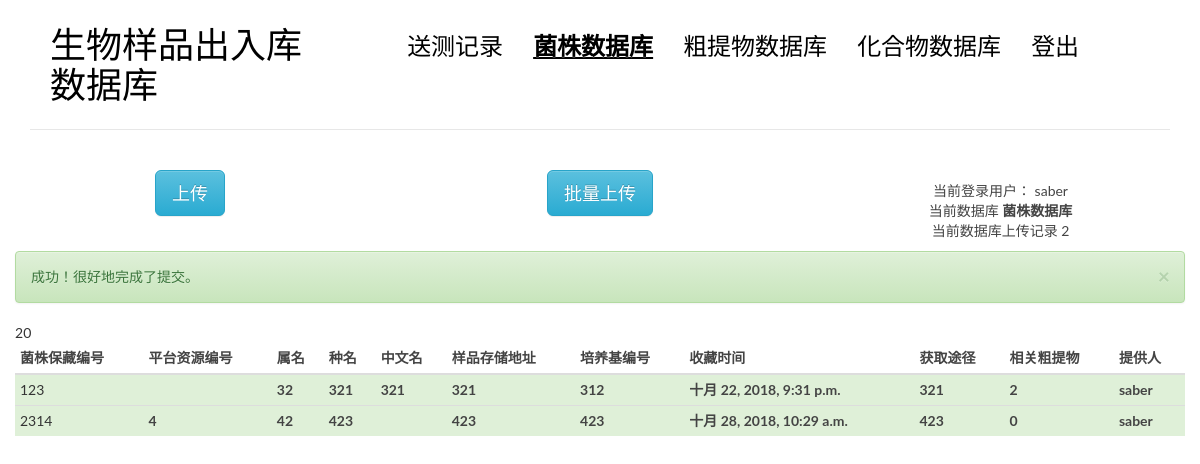
/bactalter/ (signed in), run on the app's committed database.
### blog/models.py (models this page shows, shortened)
@python_2_unicode_compatible
class bact(models.Model):  #菌株
    bactnumber = models.CharField(max_length = 50,blank = False) #菌株保藏编号 输入
    sourcenum = models.CharField(max_length = 50, blank = True) #平台资源编号 输入
    genus = models.CharField(max_length = 200,blank = False) #属名 输入
    species = models.CharField(max_length = 200,blank = False) #种名 输入
    chinesename = models.CharField(max_length = 200, blank = True) #中文名 输入
    recadd = models.CharField(max_length = 100,blank = False)#样品存储地址 输入
    orinum = models.CharField(max_length = 100, blank = True) #原始资源编号 输入
    history = models.CharField(max_length = 100, blank = True) #来源历史 输入
    storetime = models.DateTimeField(auto_now_add=True,editable = True) #收藏时间
    media = models.CharField(max_length = 50,blank = False) #培养基编号 输入
    getmet = models.CharField(max_length = 100,blank = False) #获取途径 输入
    upload = models.ForeignKey(User, null = True)#保藏人
    modbact = models.CharField(max_length = 50, blank = True)#模式菌株 输入
    mianuse = models.CharField(max_length = 100, blank = True) #主要用途 输入
    danger = models.CharField(max_length = 100, blank = True) #生物危害程度 输入
    comment = models.CharField(max_length = 500, blank = True) #输入

### blog/bact.py (the view)
# urls.py: url(r'^bactalter/$', views.bactalter, name='bactalter'),
def bactalter(request):
    if request.method == 'GET':
        try:
            id = request.GET.get('id')
            bactnumber = request.GET.get('bactnumber')
            sourcenum = request.GET.get('sourcenum')
            genus = request.GET.get('genus')
            species = request.GET.get('species')
            chinesename = request.GET.get('chinesename')
            recadd =  request.GET.get('recadd')
            orinum = request.GET.get('orinum')
            history = request.GET.get('history')
            storetime = request.GET.get('storetime')
            media = request.GET.get('media')
            getmet = request.GET.get('getmet')
            modbact =request.GET.get('modbact')
            mianuse =request.GET.get('mianuse')
            danger =request.GET.get('danger')
            comment =request.GET.get('comment')
            infos = {
                'bactnumber' : bactnumber,
                'sourcenum' : sourcenum,
                'genus' : genus,
                'species' : species,
                'chinesename' : chinesename,
                'recadd' : recadd,
                'orinum' : orinum,
                'history' : history,
                'storetime' : storetime,
                'media' : media,
                'getmet' : getmet,
                'upload' : request.user,
                'modbact' : modbact,
                'mianuse' : mianuse,
                'danger' : danger,
                'comment' : comment,
            }
            bact.objects.select_for_update().filter(id = id).update(**infos)
            return bactindex(request, msg = 0)
        except:
            return bactindex(request, msg = 1)

### blog/bact.py (called while the page is built)
@login_required
def bactindex(request, msg = -1, err = []):
    lists =bact.objects.annotate(num_crudeex=Count('crudeex'))
    num = len(lists)
    return render(request, 'blog/bact.html', context = {'tests' : lists, 'msg' : msg, 'num': num, 'err' : err} )

### templates/blog/bact.html (shortened to what this page needs)
{% extends 'base.html' %}
{% load blog_tags %}
{%block main %}
<body>
            <div class="row">
                <div class="col-md-4 col-sm-5 col-xs-8">
                    <center>
                        <button class="btn btn-info btn-primary btn-lg" data-toggle="modal" data-target="#bactinput">
                            上传
                        </button>
                    </center>
                </div>
                <div class="col-md-4 col-sm-5 col-xs-8">
                    <center>
                        <button class="btn btn-info btn-primary btn-lg" data-toggle="modal" data-target="#batchinput">
                            批量上传
                        </button>
                    </center>
                </div>
                <div class="col-md-4 col-sm-7 col-xs-4">
                    <nav class="main-nav" role="navigation">
                        <div class="collapse navbar-collapse" id="bs-example-navbar-collapse-1">
                            <ul class="list-unstyled text-center" >
                                <li>当前登录用户： {{request.user}}</li>
                                <li>当前数据库 <strong>菌株数据库</strong></li>
                                <li>当前数据库上传记录 {{num}}</li>
                            </ul>
                        </div>
                    </nav>
                </div>
            </div>
            <div class="col-md-12 col-sm-7 col-xs-4">
                    {% if msg == 0 %}
                    <div class="alert alert-success alert-dismissable">
                        <button type="button" class="close" data-dismiss="alert"
                                aria-hidden="true">
                            &times;
                        </button>
                        成功！很好地完成了提交。
                    </div>
                    {% endif %}
            <table class="table table-hover table-condensed">
                    <thead>
                        <tr>
                            <th>菌株保藏编号</th>
                            <th>平台资源编号</th>
                            <th>属名</th>
                            <th>种名</th>
                            <th>中文名</th>
                            <th>样品存储地址</th>
                            <th>培养基编号</th>
                            <th>收藏时间</th>
                            <th>获取途径</th>
                            <th>相关粗提物</th>
                            <th>提供人</th>
                        </tr>
                    </thead>
                    <tbody>
                            {% for test in tests %}
                            <a>{{test.num_crudeex}}</a>
                            {% if request.user == test.upload %}
                            <tr class="row1 success" id = "useajax" data-toggle="modal" data-target="#alter" data-whatever="{{test.id}}"
                            data-bactnumber = "{{test.bactnumber}}" data-sourcenum = "{{test.sourcenum}}" data-genus = "{{test.genus}}"
                            data-species = "{{test.species}}" data-chinesename = "{{test.chinesename}}" data-recadd = "{{test.recadd}}"
                            data-orinum = "{{test.orinum}}"  data-history = "{{test.history}}"
                            data-media = "{{test.media}}" data-getmet = "{{test.getmet}}"  data-modbact = "{{test.modbact}}"
                            data-mianuse = "{{test.mianuse}}"  data-danger = "{{test.danger}}"   data-comment = "{{test.comment}}"
                            >
                            {% else %}
                            <tr class="row1">
                            {% endif %}
                                    <td class = "field-bactnumber"><a href="{% url 'blog:bact2cru' test.id %}">{{test.bactnumber}}</a> </td>
                                    <th class = "field-sourcenum">{{test.sourcenum}}</th>
                                    <th class = "field-genus">{{test.genus}}</th>
                                    <th class = "field-species">{{test.species}}</th>
                                    <th class = "field-chinesename">{{test.chinesename}}</th>
                                    <th class = "field-recadd">{{test.recadd}}</th>
                                    <th class = "field-media">{{test.media}}</th>
                                    <th class = "field-storetime">{{test.storetime}}</th>
                                    <th class = "field-getmet">{{test.getmet}}</th>
                                    <th class = "field-rela">{{test.num_crudeex}}</th>
                                    <th class = "field-upload">{{test.upload}}</th>
                            </tr>
                            {% empty %}
                              <div class="row1">null</div>
                            {% endfor %}
                    </tbody>
                </table>
                </div>
</body>
{% endblock main %}

### blog/static/blog/css/custom.css (style rules this page uses)
* { outline: none; }
a { color: #333; }
body { color: #444; font-family: 'Lato', sans-serif; }
.main-nav { margin-top: 11px; max-width: 95%; }

### data on the page
bact: num_crudeex "2", bactnumber "123", genus "32", species "321", chinesename "321", recadd "321", media "312", storetime "十月 22, 2018, 9:31 p.m.", getmet "321", upload "saber"
bact: num_crudeex "0", bactnumber "2314", sourcenum "4", genus "42", species "423", recadd "423", media "423", storetime "十月 28, 2018, 10:29 a.m.", getmet "423", upload "saber"

### other printed values
{{ request.user }} "saber"
{{ num }} "2"
